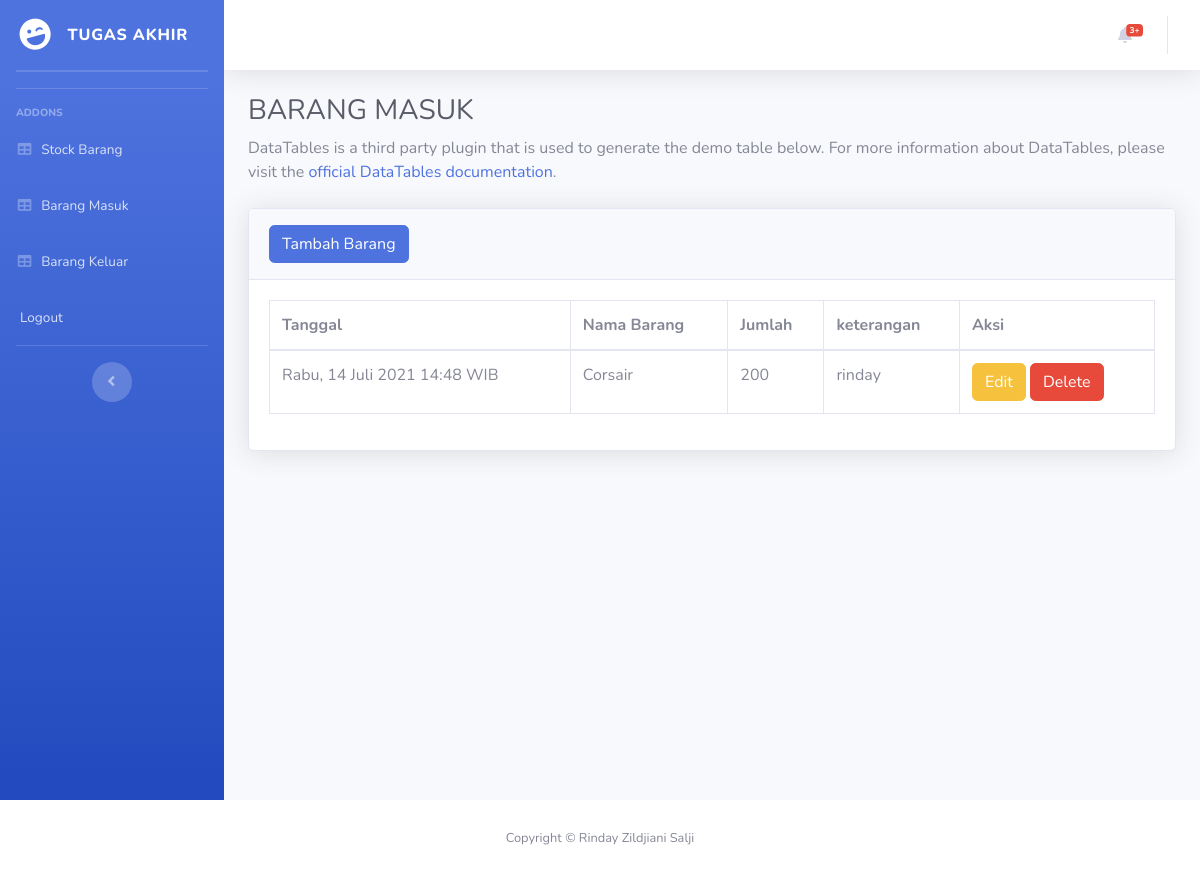
The app's page /masuk.php (signed in) with its own data.
### tables this page shows
CREATE TABLE `masuk` (
  `idmasuk` int(11) NOT NULL,
  `idbarang` int(11) NOT NULL,
  `tanggal` timestamp NOT NULL DEFAULT current_timestamp(),
  `keterangan` varchar(25) NOT NULL,
  `qty` int(11) NOT NULL
);

CREATE TABLE `stock` (
  `idbarang` int(11) NOT NULL,
  `namabarang` varchar(25) NOT NULL,
  `deskripsi` varchar(25) NOT NULL,
  `stock` int(11) NOT NULL
);

### function.php (called while the page is built, shortened)
<?php
function tgl_indonesia($date){
   $Hari = array ("Minggu", "Senin", "Selasa", "Rabu", "Kamis", "Jumat", "Sabtu",);
   $Bulan = array ("Januari", "Februari", "Maret", "April", "Mei", "Juni", "Juli", "Agustus", "September", "Oktober", "November", "Desember");
$tahun 	 = substr($date, 0, 4);
$bulan 	 = substr($date, 5, 2);
$tgl	 = substr($date, 8, 2);
$waktu	 = substr($date,11, 5);
$hari	 = date("w", strtotime($date));
$result = $Hari[$hari].", ".$tgl." ".$Bulan[(int)$bulan-1]." ".$tahun." ".$waktu." WIB";
return $result;
}
?>

### masuk.php (the view, shortened to what this page needs)
<?php
require 'function.php';
?>
<!DOCTYPE html>
<html lang="en">
<head>
    <link href="vendor/fontawesome-free/css/all.min.css" rel="stylesheet" type="text/css">
    <link href="css/sb-admin-2.min.css" rel="stylesheet">
</head>
<body id="page-top">
    <div id="wrapper">
        <ul class="navbar-nav bg-gradient-primary sidebar sidebar-dark accordion" id="accordionSidebar">
            <a class="sidebar-brand d-flex align-items-center justify-content-center" href="index.html">
                <div class="sidebar-brand-icon rotate-n-15">
                    <i class="fas fa-laugh-wink"></i>
                </div>
                <div class="sidebar-brand-text mx-3">TUGAS AKHIR</div>
            </a>
            <hr class="sidebar-divider my-0">
            <hr class="sidebar-divider">
            <hr class="sidebar-divider">
            <div class="sidebar-heading">
                Addons
            </div>
            <li class="nav-item">
                <a class="nav-link" href="index.php">
                    <i class="fas fa-fw fa-table"></i>
                    <span> Stock Barang</span></a>
            </li>
            <li class="nav-item">
                <a class="nav-link" href="masuk.php">
                    <i class="fas fa-fw fa-table"></i>
                    <span>Barang Masuk</span></a>
            </li>
            <li class="nav-item">
                <a class="nav-link" href="keluar.php">
                    <i class="fas fa-fw fa-table"></i>
                    <span>Barang Keluar</span></a>
            </li>
              <li class="nav-item">
                <a class="nav-link" href="logout.php">
                    <span>Logout</span></a>
            </li>
            <hr class="sidebar-divider d-none d-md-block">
            <div class="text-center d-none d-md-inline">
                <button class="rounded-circle border-0" id="sidebarToggle"></button>
            </div>
        </ul>
        <div id="content-wrapper" class="d-flex flex-column">
            <div id="content">
                <nav class="navbar navbar-expand navbar-light bg-white topbar mb-4 static-top shadow">
                    <ul class="navbar-nav ml-auto">
                        <li class="nav-item dropdown no-arrow mx-1">
                            <a class="nav-link dropdown-toggle" href="#" id="alertsDropdown" role="button"
                                data-toggle="dropdown" aria-haspopup="true" aria-expanded="false">
                                <i class="fas fa-bell fa-fw"></i>
                                <span class="badge badge-danger badge-counter">3+</span>
                            </a>
                        </li>
                    </ul>
                </nav>
                <div class="container-fluid">
                    <h1 class="h3 mb-2 text-gray-800">BARANG MASUK</h1>
                    <p class="mb-4">DataTables is a third party plugin that is used to generate the demo table below.
                        For more information about DataTables, please visit the <a target="_blank"
                            href="https://datatables.net">official DataTables documentation</a>.</p>
                    <div class="card shadow mb-4">
                        <div class="card-header py-3">
                              <button type="button" class="btn btn-primary" data-toggle="modal" data-target="#myModal">
                           Tambah Barang
                        </button>
                        </div>
                        <div class="card-body">
                            <div class="table-responsive">
                                <table class="table table-bordered" id="dataTable" width="100%" cellspacing="0">
                                    <thead>
                                        <tr>
                                            <th>Tanggal</th>
                                            <th>Nama Barang</th>
                                            <th>Jumlah</th>
                                            <th>keterangan</th>
                                            <th>Aksi</th>
                                        </tr>
                                    </thead>
                                    <tbody>
                                    <?php
                                        $ambilsemuadatastock = mysqli_query ($conn, "select * from masuk m, stock s where s.idbarang= m.idbarang");
                                        while($data= mysqli_fetch_array($ambilsemuadatastock)){
                                                $idm = $data['idmasuk'];
                                                $namabarang = $data['namabarang'];
                                                $qty =$data['qty'];
                                                $keterangan = $data['keterangan'];
                                        ?>
                                        <tr>
                                            <td><?php echo tgl_indonesia($data['tanggal'])?></td>
                                            <td><?=$namabarang;?></td>
                                            <td><?=$qty;?></td>
                                            <td><?=$keterangan;?></td>
                                            <td>
                                                <button type="button" class="btn btn-warning" data-toggle="modal" data-target="#edit<?=$idm;?>">
                                                Edit
                                                </button>
                                                <button type="button" class="btn btn-danger" data-toggle="modal" data-target="#delete<?=$idm;?>">
                                                Delete
                                                </button>
                                                </td>
                                        </tr>
                                        </div>
                                        <?php
                                                };
                                        ?>
                            </div>
                        </div>
                    </div>
                </div>
            </div>
                    <div class="row">
                    </div>
                </div>
            <footer class="sticky-footer bg-white">
                <div class="container my-auto">
                    <div class="copyright text-center my-auto">
                        <span>Copyright &copy; Rinday Zildjiani Salji</span>
                    </div>
                </div>
            </footer>
</body>
</html>

### records on screen
masuk: tanggal "Rabu, 14 Juli 2021 14:48 WIB", idbarang.namabarang "Corsair", qty "200", keterangan "rinday"
